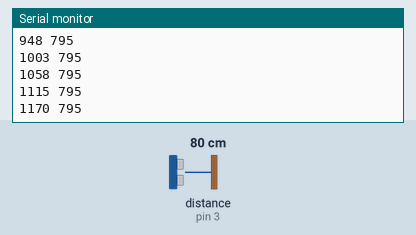
The sketch below on a simulated Arduino Uno, built with avr-gcc and run on an emulated ATmega328P. Parts: the last lines printed to the serial monitor. Wiring (inferred from the names in the program): ultrasonic range finder: trigger pin 2; echo pin 3. The test bench sets the inputs (shaded band); at power-on: distance to the obstacle (sensor on pin 3) 80 cm. The echo pulse lasts 58.3 µs per cm.

Above: at 1.2 s.
1.3 s: distance to the obstacle (sensor on pin 3) set to 4 cm
At 1.35 s:
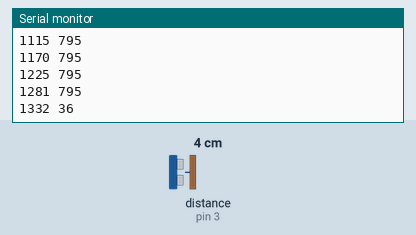
4.3 s: distance to the obstacle (sensor on pin 3) set to 2 cm
At 4.31 s:
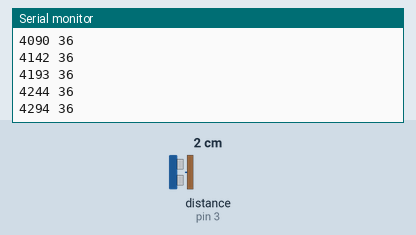
Timing chart, 0 to 7.3 s (numbered marks = the images above; inputs shaded):
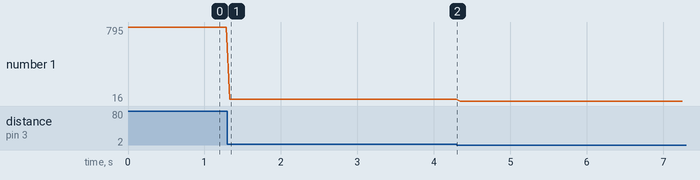

Measured:
- after the input at 1.3 s, the serial monitor: prints a new line at once (image 1)
- plotted number 1: 795 → 36 after the input at 1.3 s

The sketch:

sonar.ino
```cpp
// Vibracoes e Ondas
// Trabalho Experimental - SONAR
// Codigo base (sonar.ino)
// Carlos Vinhais, Out 2020

const int TRIG_PIN = 2;
const int ECHO_PIN = 3;

unsigned long t0;
unsigned long t;
unsigned long t_acq;
unsigned long t_eco;

void setup() {
  Serial.begin( 9600 );
  pinMode( TRIG_PIN, OUTPUT );
  pinMode (ECHO_PIN, INPUT );
  t0 = millis();                    // initial, t0
}

void loop() {

  /* ultrasonic pulse */
  digitalWrite( TRIG_PIN, HIGH );	// SONAR trigger
  delayMicroseconds( 10 );     		// wait 10 us
  digitalWrite( TRIG_PIN, LOW );	// end of pulse

  /* wait for echo pulse ... */
  /* echo time, t_eco (us)   */
  t_eco  = pulseIn( ECHO_PIN, HIGH );

  /* acquisition time, t_acq (us) */
  t = millis();
  t_acq = t - t0;

  /* SONAR calibration => v_som (m/s) */
  float v_som = 343.31;

  /* measured distance, d (mm) */
  int distance = 0.5 * v_som * (float)t_eco / 1000.0;
   distance = ((0.5*0.3427*(float)t_eco)-0.2853);
  /* send data to serial port */
  Serial.print( t_acq );
  Serial.print( " " );
  //Serial.println( t_eco );    // for SONAR calibration
  Serial.println( distance );   // iif SONAR is calibrated

  delay( 50 );                  // wait, 50 ms?
}
```
